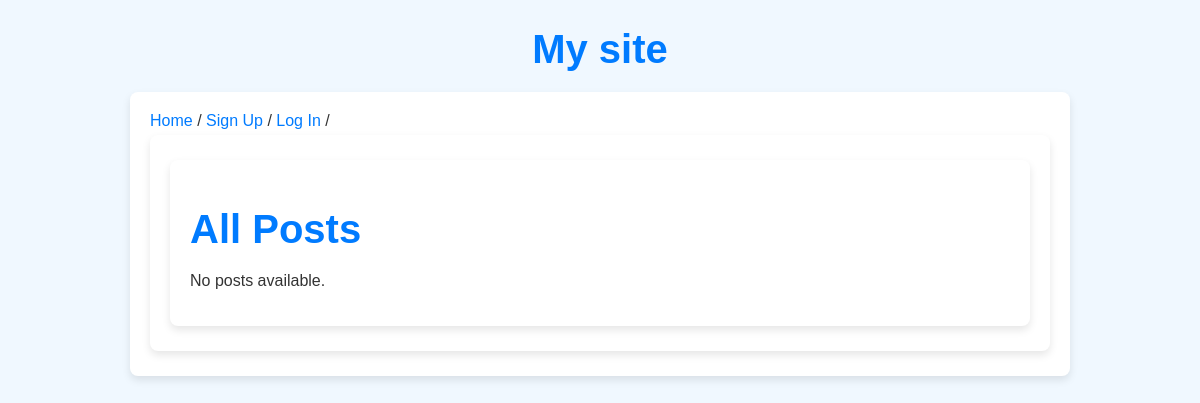
/posts/, run on an earlier commit of the app's database.
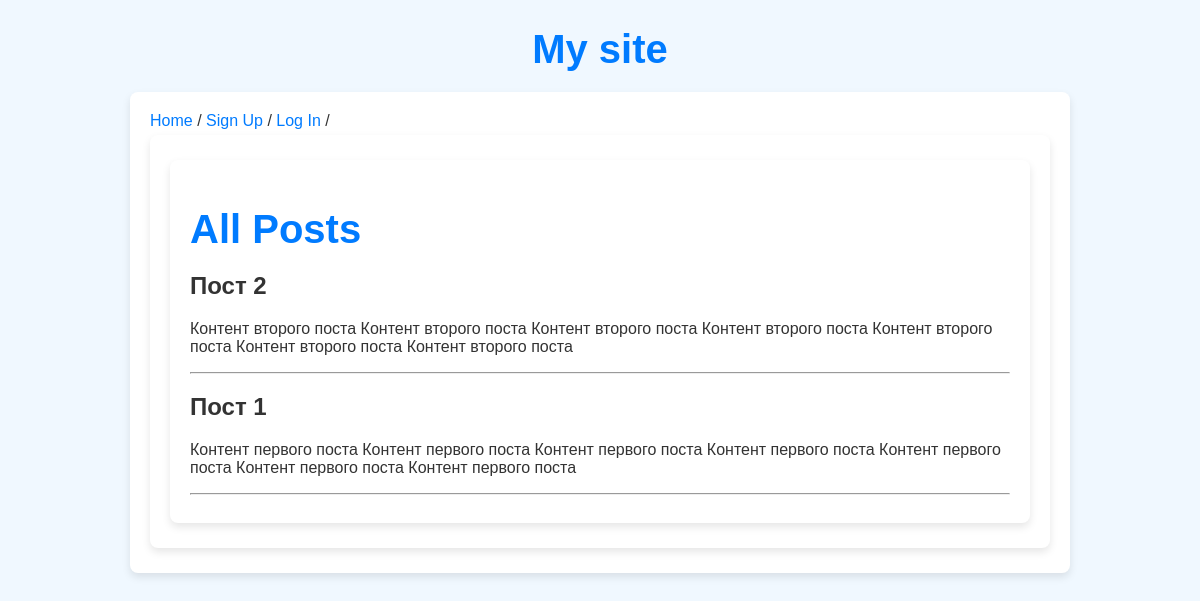
And on a later commit of the database.
### mysite/core/models.py (models this page shows)
class Post(models.Model):
    title = models.CharField(max_length=200)  # Заголовок поста
    content = models.TextField()  # Основное содержание поста
    created_at = models.DateTimeField(auto_now_add=True)  # Дата и время создания поста
    updated_at = models.DateTimeField(auto_now=True)  # Дата и время последнего обновления поста
    author = models.ForeignKey(User, on_delete=models.CASCADE, related_name='posts')  # Автор поста

### mysite/core/views.py (the view)
# urls.py: path('posts/', views.post_list, name='post_list'),
def post_list(request):
    posts = Post.objects.all()
    return render(request, 'posts.html', {'posts': posts})

### mysite/templates/posts.html
{% extends 'base.html' %}
{% block content %}
<div class="posts_container">
<h1>All Posts</h1>
{% for post in posts %}
    {% include 'post.html' with post=post %}
{% empty %}
    <p>No posts available.</p>
{% endfor %}
</div>
{% endblock %}

### mysite/templates/base.html (shortened to what this page needs)
{% load static %}
<!DOCTYPE html>
<html lang="en">
<head>
    <link href="{% static 'css/common.css' %}" rel="stylesheet">
</head>
<body>
<h1 style="text-align: center">My site</h1>
<div class="base__container">
<a href="{% url 'home' %}">Home</a> /
{% if user.is_authenticated %}
        <a href="{% url 'post_list' %}">Posts</a> /
        <a href="{% url 'friends' %}">Friends</a> /
<a href="{% url 'password_change' %}">Change Password</a> /
<a href="{% url 'logout' %}">Log Out</a> /
<br>
    <p class="casual_text"> You logged in as <strong>{{user.username}}</strong>
</p>
</div>
<br>
<br>
{% else %}
<a href="{% url 'signup' %}">Sign Up</a> /
<a href="{% url 'login' %}">Log In</a> /
{% endif %}
<div class="content_container">
{% block content %}
{% endblock %}
</div>
</body>
</html>

### mysite/templates/post.html
<div class="post">
    <h2>{{ post.title }}</h2>
    <p>{{ post.content }}</p>
    <hr>
</div>

### mysite/core/static/css/common.css (style rules this page uses)
body { background-color: #f0f8ff; font-family: 'Arial', sans-serif; margin: 0; padding: 0; color: #333; }
.base__container, .content_container, .posts_container { max-width: 900px; margin: 5px auto; padding: 20px; background-color: #fff; border-radius: 8px; box-shadow: 0 4px 8px rgba(0, 0, 0, 0.1); }
h1 { color: #007BFF; font-size: 2.5rem; margin-bottom: 20px; }
a { color: #007BFF; text-decoration: none; }

What changed in the data, as far as the page shows it:
added Post: title "Пост 2", content "Контент второго поста Контент второго поста Контент второго поста Контент второго поста Контент второго поста Контент второго поста Контент второго поста"
added Post: title "Пост 1", content "Контент первого поста Контент первого поста Контент первого поста Контент первого поста Контент первого поста Контент первого поста Контент первого поста"
Also different on the page:
text no longer shown: "No posts available."
